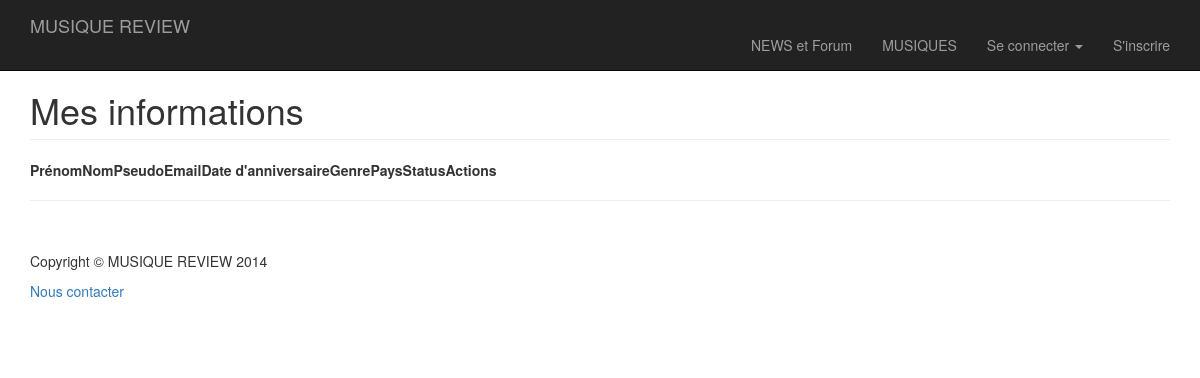
The app's page /account.php, older data.
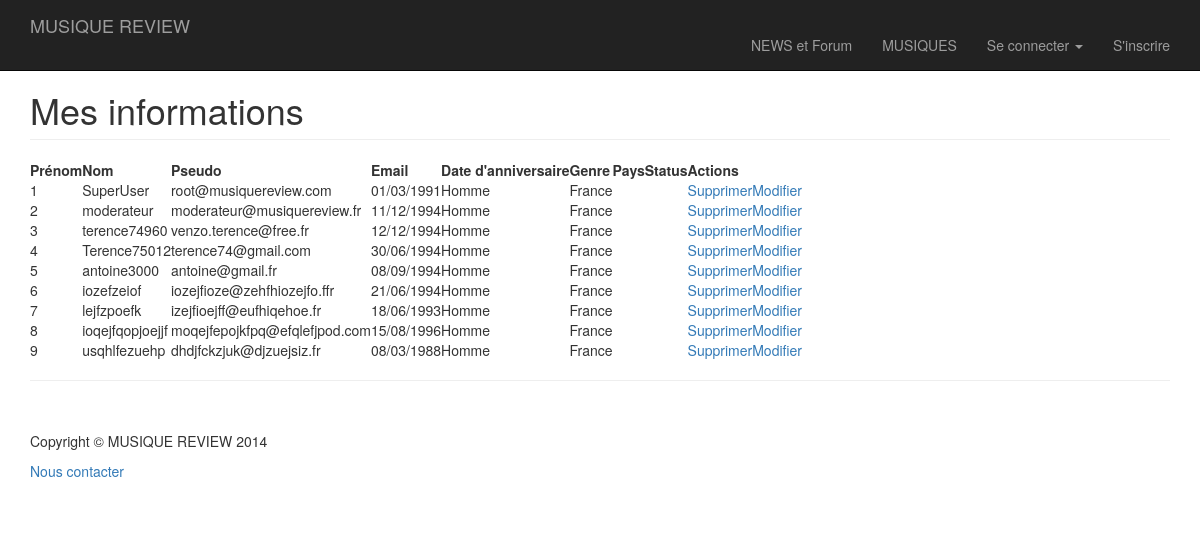
The same page, newer data.
### tables this page shows
CREATE TABLE USERS(
        id             BIGINT NOT NULL PRIMARY KEY AUTO_INCREMENT,
        email          Varchar (60) NOT NULL UNIQUE KEY,
        pseudo         Varchar (30) NOT NULL ,
        image          Text,
        gender         Char (1) NOT NULL ,
        firstname      Varchar (30) NOT NULL ,
        lastname       Varchar (30) NOT NULL ,
        birthday       Date NOT NULL ,
        register_date  Date NOT NULL ,
        country        Char (2) NOT NULL ,
        pwd            Varchar (60) NOT NULL ,
        moderator      TinyINT NOT NULL DEFAULT 0,
        access_token   Varchar (60) ,
        update_date    Date ,
        connect_date   Date ,
        trophy_points  Int NOT NULL DEFAULT 0 ,
        active_account TinyINT,
        UNIQUE (pseudo)
);

### conf.inc.php (called while the page is built, shortened)
<?php
$listOfCountry=[
				"fr" => "France",
				"it" => "Italie",
				"pl" => "Pologne"
				];
$listOfGender=[
		"m" => "Homme",
		"w" => "Femme",
		"o" => "Autre"
		];

### account.php (the view, shortened to what this page needs)
<?php
  include 'navbar.php';
  require_once "conf.inc.php";
?>
    <div class="container">
        <div class="row">
            <div class="col-lg-12">
                <h1 class="page-header">Mes informations</h1>
            </div>
        </div>
        <div>
            <?php
                $connection = dbConnect ();
                $query = $connection -> prepare ("SELECT * FROM USERS WHERE active_account=1");
                $query -> execute();
                $users = $query -> fetchAll ();
            ?>
            <table>
                <thead>
                    <tr>
                        <th>Prénom</th>
                        <th>Nom</th>
                        <th>Pseudo</th>
                        <th>Email</th>
                        <th>Date d'anniversaire</th>
                        <th>Genre</th>
                        <th>Pays</th>
                        <th>Status</th>
                        <th>Actions</th>
                    </tr>
                </thead>
                    <?php
                        foreach ($users as $user) {
                            echo "<tr>";
                            echo "<td>".$user["id"]."</td>";
                            echo "<td>".$user["pseudo"]."</td>";
                            echo "<td>".$user["email"]."</td>";
                            echo "<td>".date ("d/m/Y", strtotime($user["birthday"]))."</td>";
                            echo "<td>".$listOfGender[$user["gender"]]."</td>";
                            echo "<td>".$listOfCountry[$user["country"]]."</td>";
                            echo "<td>".$user["comment"]."</td>";
                            echo "<td>".$listOfStatus[$user["status"]]."</td>";
                            echo "<td><a href='deleteUser.php?id=".$user["id"]."'>Supprimer</a><a href='updateUser.php?id=".$user["id"]."'>Modifier</a></td>";
                            echo "</tr>";
                        }
                ?>
              </table>
        </div>
        <hr>
<?php
    include "footer.php";
?>

### header.php (shortened to what this page needs)
<!DOCTYPE html>
<html lang="fr">
<head>
    <link href="css/bootstrap.css" rel="stylesheet">
    <link href="css/modern-business.css" rel="stylesheet">
    <link href="font-awesome/css/font-awesome.min.css" rel="stylesheet" type="text/css">
</head>

### navbar.php (shortened to what this page needs)
<?php
include "header.php";
?>
 <link rel="stylesheet" href="player.css">
<body>
    <nav class="navbar navbar-inverse navbar-fixed-top" role="navigation">
        <div class="container">
            <div class="navbar-header">
                <a class="navbar-brand" href="index.php">MUSIQUE REVIEW</a>
            </div>
            <div class="collapse navbar-collapse" id="bs-example-navbar-collapse-1">
                <ul class="nav navbar-nav navbar-right">
                    <li>
                        <a id="news" href="forum.php">NEWS et Forum</a>
                    </li>
                    <li>
                        <a href="music.php">MUSIQUES</a>
                    </li>
                    <?php
                        if ( !isset($_SESSION['id'])){
                            echo
                            '<li class="dropdown">
                                <a  class="dropdown-toggle" data-toggle="dropdown">Se connecter <b class="caret"></b></a>
                                <ul class="dropdown-menu">
                                     <li>
                                        <form method=POST action="connection.php">
                                            <label>Email:</label><br>
                                            <input type="email" name="email" placeholder="Votre email" required="required">
                                            <label>Mot de passe:</label><br>
                                            <input type="password" name="pwd" placeholder="Votre mot de passe" required="required">
                                            <input type="submit" value="Se connecter">
                                        </form>
                                    </li>
                                    <li>
                                </ul>
                            </li>'.
                            "<li>
                                <a href='inscription.php'>S'inscrire</a>
                            </li>";
                        }
                    ?>
                </ul>
            </div>
        </div>
    </nav>

### footer.php (shortened to what this page needs)
		<footer>
		    <div class="row">
		        <div class="col-lg-12">
			        <p>Copyright &copy; MUSIQUE REVIEW 2014</p>
			        <a href="contact.php">Nous contacter</a>
		        </div>
		    </div>
	</footer>
	</div>
	</body>
</html>

### css/modern-business.css (style rules this page uses)
html, body { height: 100%; }
body { padding-top: 50px; }
footer { margin: 50px 0; }

Row changes from the older to the newer data that the page shows:
added users: id "1", pseudo "SuperUser", email "root@musiquereview.com", birthday "01/03/1991", gender "Homme", country "France"
added users: id "2", pseudo "moderateur", email "moderateur@musiquereview.fr", birthday "11/12/1994", gender "Homme", country "France"
added users: id "3", pseudo "terence74960", email "venzo.terence@free.fr", birthday "12/12/1994", gender "Homme", country "France"
added users: id "4", pseudo "Terence75012", email "terence74@gmail.com", birthday "30/06/1994", gender "Homme", country "France"
added users: id "5", pseudo "antoine3000", email "antoine@gmail.fr", birthday "08/09/1994", gender "Homme", country "France"
added users: id "6", pseudo "iozefzeiof", email "iozejfioze@zehfhiozejfo.ffr", birthday "21/06/1994", gender "Homme", country "France"
added users: id "7", pseudo "lejfzpoefk", email "izejfioejff@eufhiqehoe.fr", birthday "18/06/1993", gender "Homme", country "France"
added users: id "8", pseudo "ioqejfqopjoejjf", email "moqejfepojkfpq@efqlefjpod.com", birthday "15/08/1996", gender "Homme", country "France"
added users: id "9", pseudo "usqhlfezuehp", email "dhdjfckzjuk@djzuejsiz.fr", birthday "08/03/1988", gender "Homme", country "France"
